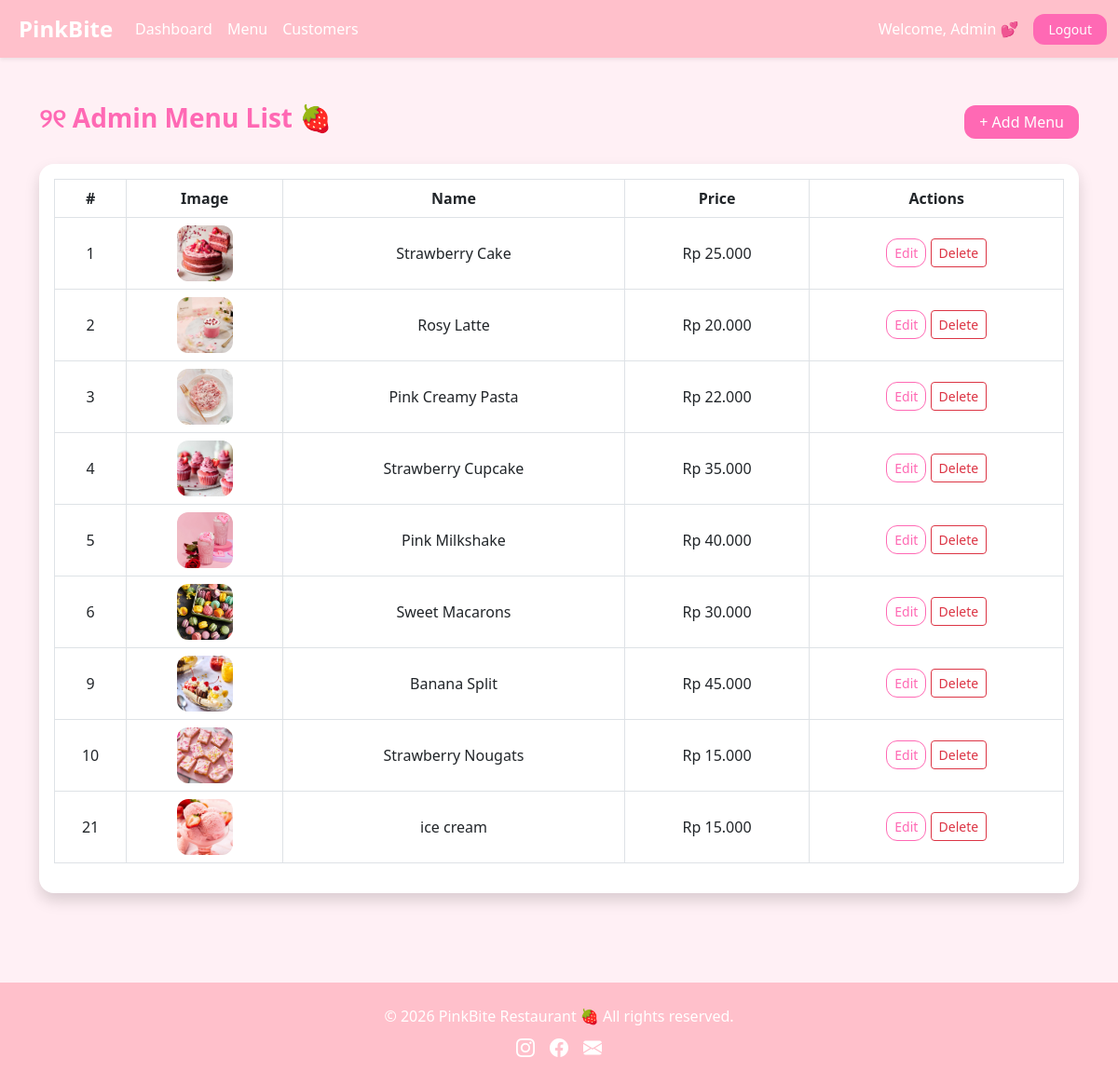
The app's page /admin_menu.php (signed in) with its own data.
### tables this page shows
CREATE TABLE `menu` (
  `id` int(11) NOT NULL,
  `name` varchar(100) DEFAULT NULL,
  `price` int(11) DEFAULT NULL,
  `image` varchar(255) DEFAULT NULL
);

### admin_menu.php (the view, shortened to what this page needs)
<?php
include 'config.php';
include 'header_admin.php';
?>
<div class="container py-5" style="background-color:#fff0f5;">
    <div class="d-flex justify-content-between align-items-center mb-4">
        <h3 class="text-pink fw-bold">୨୧ Admin Menu List 🍓</h3>
        <a href="add_menu.php" class="btn btn-pink">+ Add Menu</a>
    </div>
    <div class="table-responsive bg-white p-3 rounded-4 shadow">
        <table class="table table-bordered align-middle text-center">
            <thead class="table-pink text-pink">
                <tr>
                    <th>#</th>
                    <th>Image</th>
                    <th>Name</th>
                    <th>Price</th>
                    <th>Actions</th>
                </tr>
            </thead>
            <tbody>
                <?php
                $menuQuery = mysqli_query($conn, "SELECT * FROM menu");
                while ($row = mysqli_fetch_assoc($menuQuery)) {
                ?>
                    <tr>
                        <td><?= $row['id'] ?></td>
                        <td><img src="<?= $row['image'] ?>" alt="img" style="width:60px; height:60px; object-fit:cover; border-radius:12px;"></td>
                        <td><?= htmlspecialchars($row['name']) ?></td>
                        <td>Rp <?= number_format($row['price'], 0, ',', '.') ?></td>
                        <td>
                            <a href="edit_menu.php?id=<?= $row['id'] ?>" class="btn btn-sm btn-outline-pink">Edit</a>
                            <a href="?delete=<?= $row['id'] ?>" class="btn btn-sm btn-outline-danger" onclick="return confirm('Are you sure?')">Delete</a>
                        </td>
                    </tr>
                <?php } ?>
            </tbody>
        </table>
    </div>
</div>
<?php include 'footer.php'; ?>

### header_admin.php (style rules this page uses)
body { background-color: #fff0f5; font-family: 'Segoe UI', Tahoma, Geneva, Verdana, sans-serif; }
.btn-pink { background-color: hotpink; color: white; border-radius: 20px; padding: 6px 16px; border: none; font-weight: 500; }

### admin_menu.php (style rules this page uses)
.text-pink { color: #ff69b4 !important; }
.btn-pink { background-color: #ff69b4; color: white; border-radius: 12px; }
.btn-outline-pink { color: #ff69b4; border: 1px solid #ff69b4; border-radius: 12px; }
.table-pink { background-color: #ffe4ec; }

### records on screen
menu: id "1", image (picture), name "Strawberry Cake", price "25.000"
menu: id "2", image (picture), name "Rosy Latte", price "20.000"
menu: id "3", image (picture), name "Pink Creamy Pasta", price "22.000"
menu: id "4", image (picture), name "Strawberry Cupcake", price "35.000"
menu: id "5", image (picture), name "Pink Milkshake", price "40.000"
menu: id "6", image (picture), name "Sweet Macarons", price "30.000"
menu: id "9", image (picture), name "Banana Split", price "45.000"
menu: id "10", image (picture), name "Strawberry Nougats", price "15.000"
menu: id "21", image (picture), name "ice cream", price "15.000"

### other values on screen
$_SESSION['name'] "Admin"
